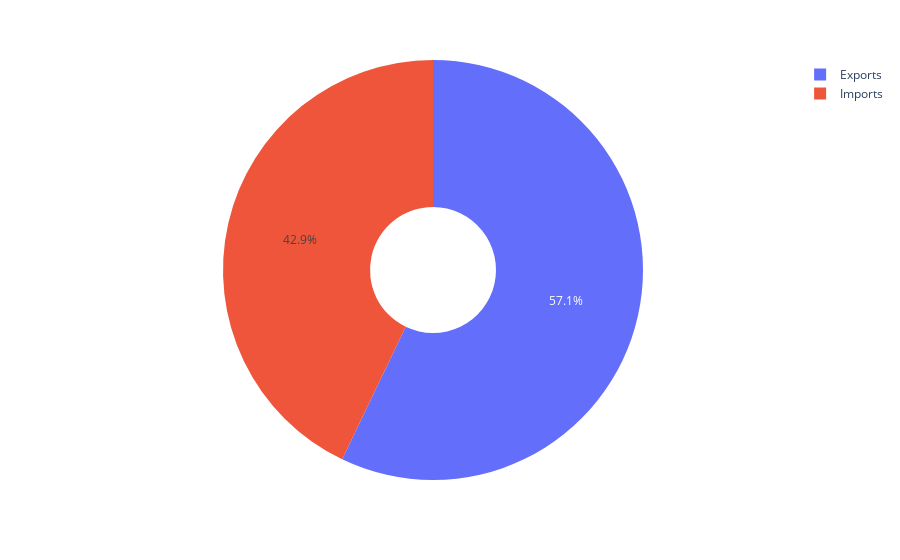

Notebook cell for this chart:
### Code cell
cc.convert(names = 'XKX', to = 'name_short')

### Figure 1 — Plotly figure (JSON) as saved in the notebook; plotly's stock layout.template omitted (floating-point values rounded to 4 significant figures)
{"data": [{"domain": {"x": [0, 1], "y": [0, 1]}, "hole": 0.3, "hovertemplate": "TRANSACTION=%{label}<br>value=%{value}<extra></extra>", "labels": ["Imports", "Exports"], "legendgroup": "", "name": "", "showlegend": true, "type": "pie", "values": [4246000.0, 5656000.0]}], "layout": {"autosize": true, "legend": {"tracegroupgap": 0}, "margin": {"t": 60}}}
